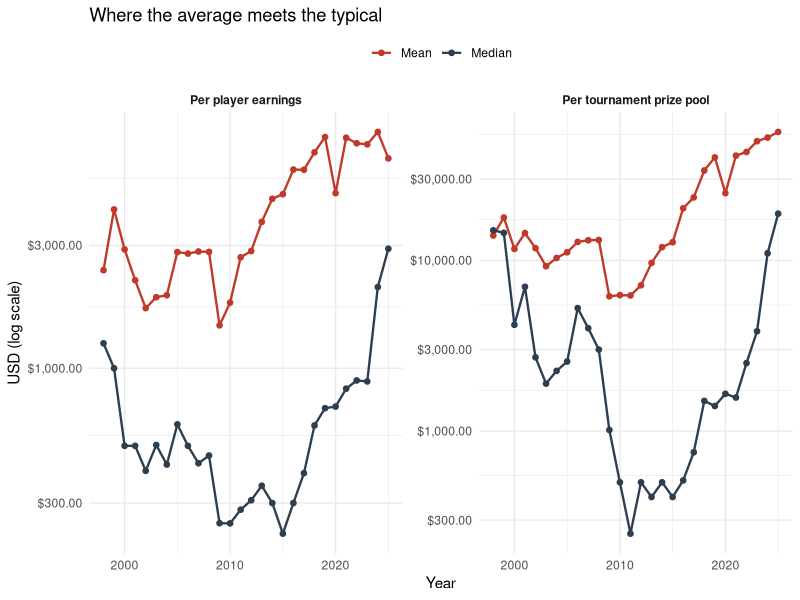
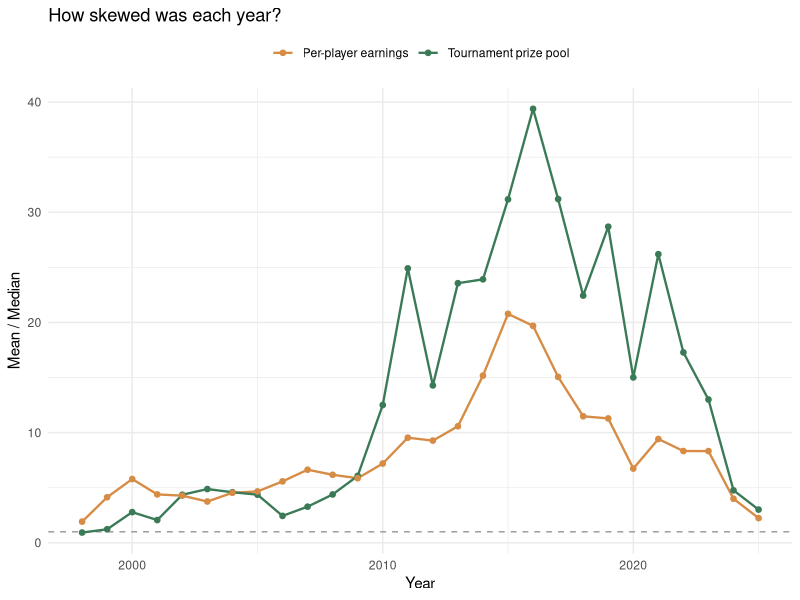
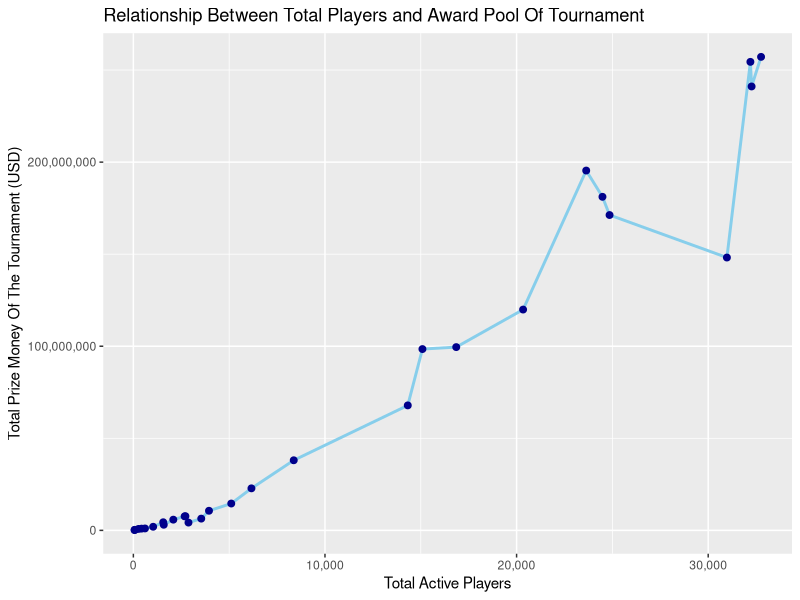

Generate these figures, in order, with R:
## ---- chunk 1
library(tidyverse)
library(ggplot2)
library(scales)
## ---- chunk 2
#type the code of graph there
## ---- chunk 3
#| label: fig-MeanVsMedian
#| fig-cap: "Mean and median over time, on a log scale. Left: prize pool per tournament. Right: earnings per active player."
#| fig-pos: H
#| fig-width: 9
#| fig-height: 4.2

dataTable <- read.csv("Esports_Stats.csv", check.names = FALSE)

mvmLong <- dataTable |>
  select(year,
         `Mean Tournament Prize Pool`,
         `Median Tournament Prize Pool`,
         `Mean Earnings/Player`,
         `Median Earnings/Player`) |>
  pivot_longer(-year, names_to = "metric", values_to = "value") |>
  mutate(
    panel  = ifelse(grepl("Tournament", metric),
                    "Per tournament prize pool",
                    "Per player earnings"),
    centerType = ifelse(grepl("^Mean", metric), "Mean", "Median")
  )

ggplot(mvmLong, aes(x = year, y = value, color = centerType)) +
  geom_line(linewidth = 0.8) +
  geom_point(size = 1.6) +
  facet_wrap(~ panel, scales = "free_y") +
  scale_y_log10(labels = dollar) +
  scale_color_manual(values = c("Mean" = "#c0392b", "Median" = "#2c3e50")) +
  labs(
    title = "Where the average meets the typical",
    x = "Year", y = "USD (log scale)", color = NULL
  ) +
  theme_minimal(base_size = 11) +
  theme(legend.position = "top",
        strip.text = element_text(face = "bold"))
## ---- chunk 4
#| label: fig-MMratio
#| fig-cap: "Ratio of mean to median over time. A value of 1 (dashed line) would mean a perfectly balanced distribution; everything above it is right-skew."
#| fig-pos: H
#| fig-width: 9
#| fig-height: 3.5

dataTable <- read.csv("Esports_Stats.csv", check.names = FALSE)

ratioLong <- dataTable |>
  transmute(
    year,
    `Tournament prize pool` =
      `Mean Tournament Prize Pool` / `Median Tournament Prize Pool`,
    `Per-player earnings`   =
      `Mean Earnings/Player`     / `Median Earnings/Player`
  ) |>
  pivot_longer(-year, names_to = "metric", values_to = "ratio")

ggplot(ratioLong, aes(x = year, y = ratio, color = metric)) +
  geom_hline(yintercept = 1, linetype = "dashed", color = "grey60") +
  geom_line(linewidth = 0.8) +
  geom_point(size = 1.6) +
  scale_color_manual(values = c("Tournament prize pool" = "#3b7a57",
                                "Per-player earnings"   = "#d68c45")) +
  labs(
    title = "How skewed was each year?",
    x = "Year", y = "Mean / Median", color = NULL
  ) +
  theme_minimal(base_size = 11) +
  theme(legend.position = "top")
## ---- chunk 5
#| label: fig-PlayersAndPrice
#| fig-cap: "Relationship Between Total Players and Award Pool Of Tournament"
#| fig-pos: H
#| fig-width: 9
#| fig-height: 4.5

dataTable <- read.csv("Esports_Stats.csv", check.names = FALSE)
ggplot(dataTable, aes(x = `Total Active Players`, y = `Total Prize Money`)) +
  geom_line(color = "skyblue", linewidth = 1) +
  geom_point(color = "darkblue", size = 2) +
  scale_x_continuous(labels = comma) +
  scale_y_continuous(labels = comma) +
  labs(
    title = "Relationship Between Total Players and Award Pool Of Tournament",
    x = "Total Active Players",
    y = "Total Prize Money Of The Tournament (USD)"
  )
